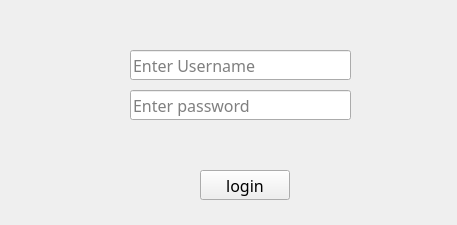
<?xml version="1.0" encoding="UTF-8"?>
<ui version="4.0">
 <class>Form</class>
 <widget class="QWidget" name="Form">
  <property name="geometry">
   <rect>
    <x>0</x>
    <y>0</y>
    <width>457</width>
    <height>225</height>
   </rect>
  </property>
  <property name="font">
   <font>
    <family>Segoe UI Light</family>
    <pointsize>12</pointsize>
   </font>
  </property>
  <property name="windowTitle">
   <string>Form</string>
  </property>
  <widget class="QPushButton" name="pushButton">
   <property name="geometry">
    <rect>
     <x>200</x>
     <y>170</y>
     <width>90</width>
     <height>30</height>
    </rect>
   </property>
   <property name="text">
    <string>login</string>
   </property>
  </widget>
  <widget class="QLineEdit" name="usernameLEdit">
   <property name="geometry">
    <rect>
     <x>130</x>
     <y>50</y>
     <width>221</width>
     <height>30</height>
    </rect>
   </property>
   <property name="placeholderText">
    <string>Enter Username</string>
   </property>
  </widget>
  <widget class="QLineEdit" name="password">
   <property name="geometry">
    <rect>
     <x>130</x>
     <y>90</y>
     <width>221</width>
     <height>30</height>
    </rect>
   </property>
   <property name="echoMode">
    <enum>QLineEdit::Password</enum>
   </property>
   <property name="placeholderText">
    <string>Enter password</string>
   </property>
  </widget>
  <widget class="QLabel" name="label">
   <property name="geometry">
    <rect>
     <x>160</x>
     <y>130</y>
     <width>171</width>
     <height>20</height>
    </rect>
   </property>
   <property name="font">
    <font>
     <family>Segoe UI Light</family>
     <pointsize>8</pointsize>
    </font>
   </property>
   <property name="text">
    <string/>
   </property>
  </widget>
 </widget>
 <resources/>
 <connections/>
</ui>
